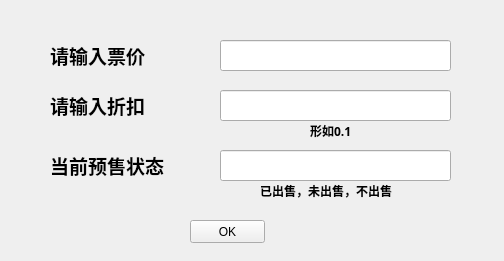
<?xml version="1.0" encoding="UTF-8"?>
<ui version="4.0">
 <class>refreshTickets</class>
 <widget class="QWidget" name="refreshTickets">
  <property name="geometry">
   <rect>
    <x>0</x>
    <y>0</y>
    <width>504</width>
    <height>261</height>
   </rect>
  </property>
  <property name="windowTitle">
   <string>更新</string>
  </property>
  <widget class="QPushButton" name="reok">
   <property name="geometry">
    <rect>
     <x>190</x>
     <y>220</y>
     <width>75</width>
     <height>23</height>
    </rect>
   </property>
   <property name="text">
    <string>OK</string>
   </property>
  </widget>
  <widget class="QLabel" name="label_3">
   <property name="geometry">
    <rect>
     <x>50</x>
     <y>40</y>
     <width>151</width>
     <height>31</height>
    </rect>
   </property>
   <property name="font">
    <font>
     <family>Agency FB</family>
     <pointsize>14</pointsize>
     <weight>75</weight>
     <bold>true</bold>
    </font>
   </property>
   <property name="text">
    <string>请输入票价</string>
   </property>
  </widget>
  <widget class="QLineEdit" name="ticketprice">
   <property name="geometry">
    <rect>
     <x>220</x>
     <y>40</y>
     <width>231</width>
     <height>31</height>
    </rect>
   </property>
  </widget>
  <widget class="QLabel" name="label_7">
   <property name="geometry">
    <rect>
     <x>50</x>
     <y>90</y>
     <width>151</width>
     <height>31</height>
    </rect>
   </property>
   <property name="font">
    <font>
     <family>Agency FB</family>
     <pointsize>14</pointsize>
     <weight>75</weight>
     <bold>true</bold>
    </font>
   </property>
   <property name="text">
    <string>请输入折扣</string>
   </property>
  </widget>
  <widget class="QLineEdit" name="discount">
   <property name="geometry">
    <rect>
     <x>220</x>
     <y>90</y>
     <width>231</width>
     <height>31</height>
    </rect>
   </property>
  </widget>
  <widget class="QLabel" name="label_8">
   <property name="geometry">
    <rect>
     <x>50</x>
     <y>150</y>
     <width>151</width>
     <height>31</height>
    </rect>
   </property>
   <property name="font">
    <font>
     <family>Agency FB</family>
     <pointsize>14</pointsize>
     <weight>75</weight>
     <bold>true</bold>
    </font>
   </property>
   <property name="text">
    <string>当前预售状态</string>
   </property>
  </widget>
  <widget class="QLineEdit" name="state">
   <property name="geometry">
    <rect>
     <x>220</x>
     <y>150</y>
     <width>231</width>
     <height>31</height>
    </rect>
   </property>
  </widget>
  <widget class="QLabel" name="label_9">
   <property name="geometry">
    <rect>
     <x>310</x>
     <y>120</y>
     <width>111</width>
     <height>21</height>
    </rect>
   </property>
   <property name="font">
    <font>
     <family>Agency FB</family>
     <pointsize>9</pointsize>
     <weight>75</weight>
     <bold>true</bold>
    </font>
   </property>
   <property name="text">
    <string>形如0.1</string>
   </property>
  </widget>
  <widget class="QLabel" name="label_10">
   <property name="geometry">
    <rect>
     <x>260</x>
     <y>180</y>
     <width>151</width>
     <height>21</height>
    </rect>
   </property>
   <property name="font">
    <font>
     <family>Agency FB</family>
     <pointsize>9</pointsize>
     <weight>75</weight>
     <bold>true</bold>
    </font>
   </property>
   <property name="text">
    <string>已出售，未出售，不出售</string>
   </property>
  </widget>
 </widget>
 <resources/>
 <connections/>
</ui>
